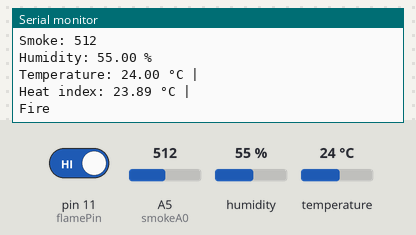
The sketch below on a simulated Arduino Uno, built with avr-gcc and run on an emulated ATmega328P. Parts: the last lines printed to the serial monitor. The inputs (shaded band) are chosen by the test bench; at power-on: pin 11 (flamePin) HIGH, humidity 55 %, A5 (smokeA0) = 512, temperature 24 °C.

Above: at 1.8 s.
1.9 s: pin 11 (flamePin) driven LOW
At 3.7 s:
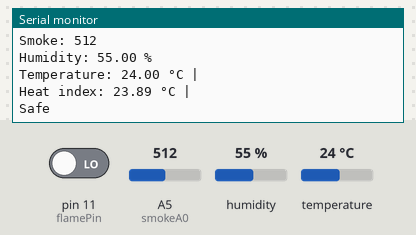
4.7 s: humidity set to 22 %
6.2 s: A5 (smokeA0) set to 716
At 7.6 s:
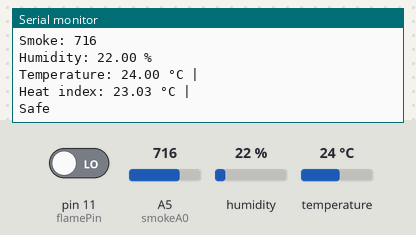
7.7 s: temperature set to 12 °C
At 9.0 s:
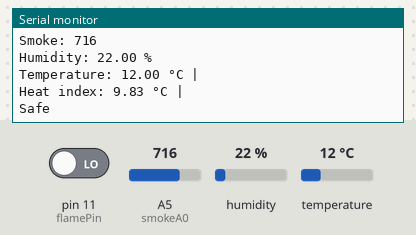
9.2 s: A5 (smokeA0) set to 900
10.7 s: humidity set to 40 %
At 12.9 s:
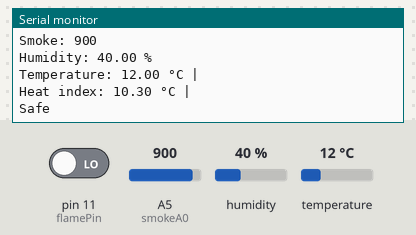
Timing chart, 0 to 13.2 s (numbered marks = the images above; inputs shaded):
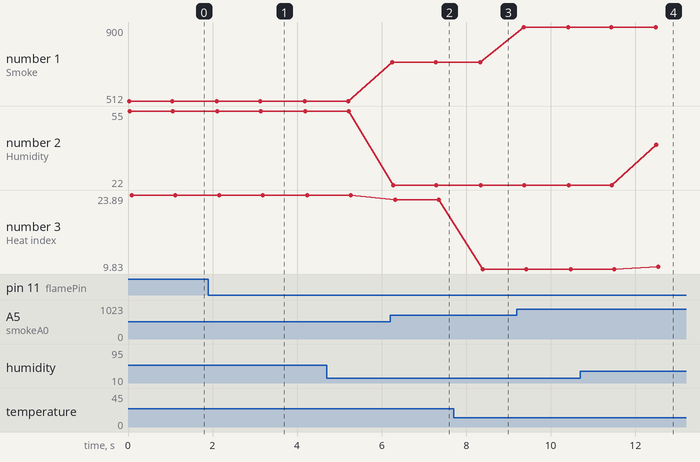

Measured:
- after the input at 1.9 s, the serial monitor: prints a new line after 0.29 s (image 1)
- after the input at 6.2 s, the serial monitor: prints a new line after 0.06 s (image 2)
- after the input at 7.7 s, the serial monitor: prints a new line after 0.67 s (image 3)
- after the input at 10.7 s, the serial monitor: prints a new line after 1.8 s (image 4)
- plotted number 1: 512 → 716 after the input at 6.2 s, 716 → 900 after the input at 9.2 s
- plotted number 2: 22 → 40 after the input at 10.7 s
- plotted number 3: 23.03 → 9.83 after the input at 7.7 s, 9.83 → 10.3 after the input at 10.7 s

The sketch:

Detector_Test.ino
```cpp
#include <Adafruit_Sensor.h>
#include <DHT.h>
#define DHTPIN 2
#define DHTTYPE DHT11 // DHT 11
//#define DHTTYPE DHT22 // DHT 22 (AM2302)
//#define DHTTYPE DHT21 // DHT 21 (AM2301)
// Initialize DHT sensor for normal 16mhz Arduino:
DHT dht = DHT(DHTPIN, DHTTYPE);
const int flamePin = 11;
const int TH = A0;
int flame = HIGH;
double t = 0;
const int smokeA0 = A5;
int pm25;


void setup() {
  // put your setup code here, to run once:
  pinMode(flamePin, INPUT);
  pinMode(smokeA0, INPUT);
  Serial.begin(9600);
  dht.begin();


}

void loop() {
  // put your main code here, to run repeatedly:
  flame = digitalRead(flamePin);
  float h = dht.readHumidity();
  float t = dht.readTemperature();
  int s = analogRead(smokeA0);


  Serial.print("Smoke: ");
  Serial.println(s);

    float hic = dht.computeHeatIndex(t, h, false);
    Serial.print("Humidity: ");
    Serial.print(h);
    Serial.println(" % ");

    Serial.print("Temperature: ");
    Serial.print(t);
    Serial.print(" \xC2\xB0");
    Serial.println("C | ");

    Serial.print("Heat index: ");
    Serial.print(hic);
    Serial.print(" \xC2\xB0");
    Serial.println("C | ");

  if (flame== LOW){

    Serial.println("Safe");
    delay(1000);
  }
  else {
Serial.println("Fire");
 delay(1000);
  }
}
```
